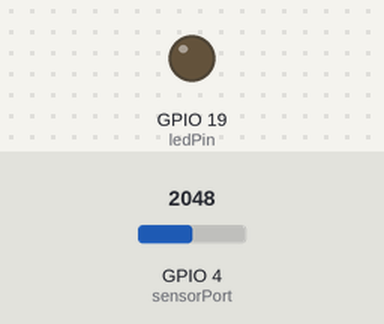
The sketch below on a simulated ESP32. Parts: output pins drawn as LEDs (lit = HIGH). The inputs (shaded band) are chosen by the test bench; at power-on: GPIO 4 (sensorPort) = 2048. Nothing arrives over Bluetooth unless stated; what the sketch prints to the serial monitor is not drawn.

Above: at 0.1 s.
Timing chart, 0 to 1.6 s (numbered marks = the images above):
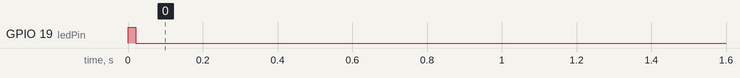

The sketch:

SensorCoracao.ino
```cpp
#include "BluetoothSerial.h"

int sensorPort = 4;

long timer = millis();
int count = 0;
bool ultimoSinal = false;
float sum = 0;
int detect = 2000;
float detections = 5;
int ledPin = 19;

BluetoothSerial SerialBT;

void setup() {
  setCpuFrequencyMhz(80);
  Serial.begin(115200);
  SerialBT.begin("ESP32test"); //Bluetooth device name
  Serial.println("The device started, now you can pair it with bluetooth!");
  pinMode(ledPin, OUTPUT);
}

void loop() {
  int value = analogRead(sensorPort);
  Serial.println(value);
  if ( count >= detections ) {
    float media = (sum / count) / 1000.0f;
    float freq = 1.0f / media;
    SerialBT.printf("%d bpm\r\n", (int)ceil(freq * 60 ));
    count = 0;
    sum = 0;
  } else {
    if (ultimoSinal == false) {
      if ( value > detect ) {
        digitalWrite(ledPin, HIGH);
        ultimoSinal = true;
        count++;
        sum += millis() - timer;
        timer = millis();
      }
    } else {
      digitalWrite(ledPin, LOW);
      if ( value < detect ) {
        ultimoSinal = false;
      }
    }
  }

  /*if( millis() - timer > 4000 ){
    SerialBT.printf("%d bpm\r\n", count * 15);
    count = 0;
    timer = millis();
    }else{
    int value = analogRead(sensorPort);
    if(ultimoSinal == false){
      if( value > 2200 ){
        ultimoSinal = true;
        count++;
      }
    }else{
      if( value < 2200 ){
        ultimoSinal = false;
      }
    }

    Serial.println(value);
    }*/

  delay(20);
}
```

Measured:
- by itself, GPIO 19 (ledPin): LOW → HIGH at 0.00 s, → LOW 0.02 s later
